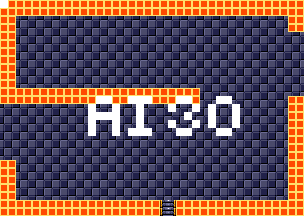

Rendered tile map (Tiled .tmx) drawn with the repository's tilesets; below, a short description and the map source with its tile grids summarised:
An orthogonal 38x27 tile map with 8x8 px tiles, 4 tile layers (background, foreground, room numbers, Objects), 15 tilesets.

<map version="1.5" tiledversion="1.7.1" orientation="orthogonal" renderorder="right-down" width="38" height="27" tilewidth="8" tileheight="8" infinite="0" nextlayerid="11" nextobjectid="1">
 <tileset firstgid="1" source="tilesheets/tsKarniMata.tsx" />
 <tileset firstgid="1025" source="tilesheets/tsVoodooWasp.tsx" />
 <tileset firstgid="2049" source="tilesheets/tsBurial.tsx" />
 <tileset firstgid="3073" source="tilesheets/tsBlueTemple.tsx" />
 <tileset firstgid="4097" source="tilesheets/tsGoddess.tsx" />
 <tileset firstgid="5121" source="tilesheets/tsKonark.tsx" />
 <tileset firstgid="6145" name="sEnemies" tilewidth="8" tileheight="8" tilecount="1024" columns="32">
  <image source="../grapx/tilesheets/sObjects.bmp" trans="ff94ff" width="256" height="256" />
 </tileset>
 <tileset firstgid="7169" source="tilesheets/tsIceTemple.tsx" />
 <tileset firstgid="8193" source="tilesheets/tsLavaArea.tsx" />
 <tileset firstgid="9217" source="tilesheets/tsBossArea.tsx" />
 <tileset firstgid="10241" source="tilesheets/tsPegu.tsx" />
 <tileset firstgid="11265" source="tilesheets/sTiwanakuTemple.tsx" />
 <tileset firstgid="12289" source="tilesheets/sIndraTemple.tsx" />
 <tileset firstgid="13313" source="tilesheets/sTeleport.tsx" />
 <tileset firstgid="14337" source="tilesheets/sObjects.tsx" />
 <layer id="2" name="background" width="38" height="27">
  <data>[1026 cells, 1026 non-empty, 2 distinct tile ids]</data>
 </layer>
 <layer id="1" name="foreground" width="38" height="27">
  <data>[1026 cells, 260 non-empty, 3 distinct tile ids]</data>
 </layer>
 <layer id="7" name="room numbers" width="38" height="27">
  <data>[1026 cells, 41 non-empty, 1 distinct tile ids]</data>
 </layer>
 <layer id="10" name="Objects" width="38" height="27">
  <data>[1026 cells, 0 non-empty, 0 distinct tile ids]</data>
 </layer>
</map>
